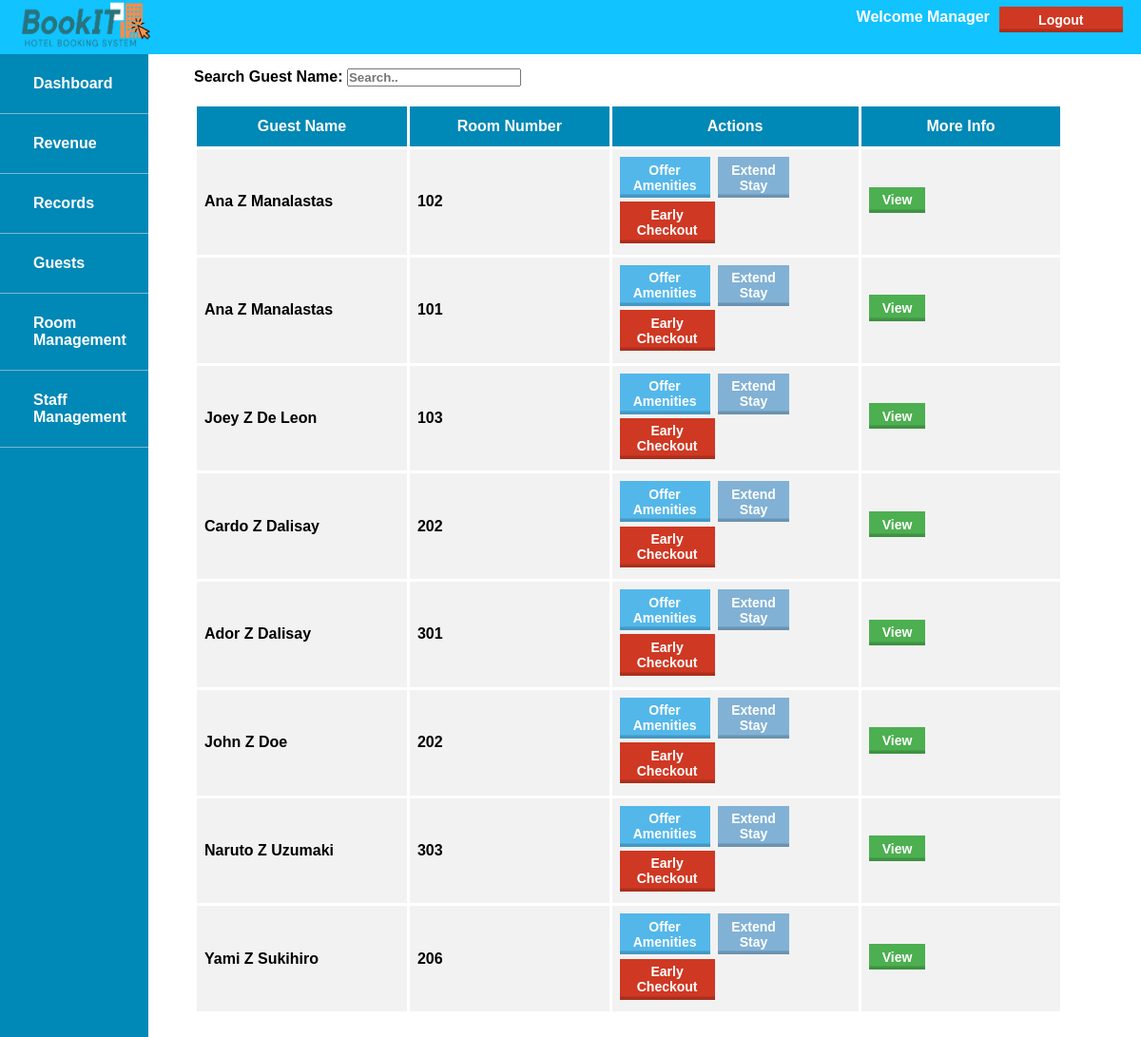
The page /manager_guests.php on the database its author committed.
### tables this page shows
CREATE TABLE schedule(
        sched_id INT NOT NULL AUTO_INCREMENT PRIMARY KEY,
        guest_id INT,  
        room_id INT  
    );

CREATE TABLE Rooms(
        room_id INT NOT NULL AUTO_INCREMENT PRIMARY KEY,
        room_status ENUM('Available', 'Used by guest','Maintenance'),
        roomtype_id INT                                                    
    );

### manager_guests.php (the view, shortened to what this page needs)
<!DOCTYPE html>
<html>
    <head>
        <link rel="stylesheet" href="style.css">
    </head>
    <body>
        <header>
        <div id="header">
        <img src="assets/bookIT_Logo.png">
        <div class="right-float">
                <a>
                    <form method="post" action="#">
                        <button class="Logoutbutton" name="logout">Logout</button>
                    </form>
                </a>
            </div>
            <div class="right-float">
                <p>Welcome Manager</p>
            </div>
        </div>
        </header>
        <nav>
            <ul>
                <li id="logoli"><img src="assets/bookIT_Logo.png"></li>
                <li><a href="manager_dashboard.php">Dashboard</a></li>
                <li><a href="manager_revenue.php">Revenue</a></li>
                <li><a href="manager_records.php">Records</a></li>
                <li><a href="#">Guests</a></li>
                <li><a href="manager_room-mgt.php">Room Management</a></li>
                <li><a href="manager_staff.php">Staff Management</a></li>
            </ul>
        </nav>
        <div id="content">
            <div class="search-container">
                <form action="/action_page.php">
                  <label>Search Guest Name: </label>
                  <input type="text" placeholder="Search.." name="search">
                </form>
            </div>
            <br>
            <table id="Table">
              <tr>
                <th>Guest Name</th>
                <th>Room Number</th>
                <th>Actions</th>
                <th>More Info</th>
              </tr>
            <?php
                include 'connection.php';
                $sql = "SELECT  s.sched_id AS 'SID',
                                    CONCAT(c.fname, ' ', c.MI, ' ', c.lname) AS 'Guest Name',
                                    c.fname as 'fname',
                                    c.MI as 'mname',
                                    c.lname as 'lname',
                                    r.room_id as 'Room Number',
                                    g.guest_id AS 'guest_id',
                                    b.bill_id as 'bill_id',
                                    CURDATE() as 'date'
                    FROM
                            Schedule s, Guests g, Customers c,
                            Rooms r,bill b
                    WHERE
                            s.guest_id = g.guest_id AND
                            g.customer_id = c.customer_id AND
                            s.room_id = r.room_id AND
                            b.guest_id=g.guest_id AND
                            g.guest_status = 'INCOMPLETE'
                    GROUP BY
                            g.guest_id /*I grouped it by guest id because it would be group by roomtype_id if isnt guest_id*/
                    ORDER BY
                            g.date_in;";
                    $display = $conn->query($sql);
                    if($rows = $display != NULL){
                        while($rows = $display->fetch_assoc()){
                            echo
                                "<form action='' method='POST'>
                                <tr><td>". $rows['Guest Name']. "</td>
                                    <td>". $rows['Room Number']. "</td>
                                    <td><button  class='Offerbutton' name='ameneties'>Offer<br>Amenities</a></button>
                                        <button class='Extendbutton' name='extend'>Extend<br>Stay</button>
                                        <input type='submit' class='Checkoutbutton'  name='checkout' value='Early Checkout'></td>
                                    <td><button class= 'Viewbutton'><a href= 'manager_guestview.php?id=".$rows['SID']."'>View</a></button></td></tr>
                                    <input type='hidden' name='Date' value='{$rows['date']}'>
                                    <input type='hidden' name='guest_id' value='{$rows['guest_id']}'>
                                    <input type='hidden' name='bill_id' value='{$rows['bill_id']}'>
                                    <input type='hidden' name='fname' value='{$rows['fname']}'>
                                    <input type='hidden' name='lname' value='{$rows['lname']}'>
                                    <input type='hidden' name='mname' value='{$rows['mname']}'>
                                    </form>";
                            }
                            echo "</table>";
                        }else{
                        echo "No guest checked-in. ";
                        }
                ?>
        </div>
    </body>

### style.css (style rules this page uses)
* { margin: 0; padding: 0; box-sizing: border-box; font-family: 'Montserrat', sans-serif; font-weight: 600; }
#header { padding: 1px 15px; background-color: #11C3FF; color: white; height: 65px; width: 100%; z-index: 999; position: absolute; margin-top: -32px; }
.right-float { float: right; }
.right-float button { margin-top: 1em; }
#header img { height: 65px; width: 145px; }
#header p { margin-top: 1em; padding: 0 10px; }
#content { margin-top: 2%; margin-left: 17%; margin-right: 6.8%; margin-bottom: 2%; padding-top: 4%; }
ul { list-style-type: none; width: 13%; background-color: #0088B6; position: fixed; height: 120%; overflow-x: hidden; margin-top: -36px; z-index: 1; }
#logoli { background-color: #11C3FF; }
li a { padding-top:4px; display: block; color: #fff; padding: 22px 35px; text-decoration: none; font-weight: bold; border-bottom: 1px solid rgba(240, 233, 233, .5); }
#Table { border-collapse: collapse; width: 100%; }
#Table td, #Table th { border: 3px solid #fff; padding: 8px; overflow: hidden; }
#Table tr { background-color: #f2f2f2; }
#Table th { padding-top: 12px; padding-bottom: 12px; text-align: center; background-color: #0088B6; color: white; overflow: hidden; width: 100px; }
button { border: none; color: white; padding:0.4em 1em; text-align: center; text-decoration: none; display: inline-block; font-size: 14px; margin:0 0.3em 0.3em 0; box-shadow:inset 0 -0.6em 0 -0.35em rgba(0,0,0,0.17); font-weight: bold; }
.Logoutbutton { background-color: #CF3823; border: none; color: white; padding:0.4em 1em; text-align: center; text-decoration: none; display: inline-block; font-size: 14px; margin:0 0.3em 0.3em 0; box-shadow:inset 0 -0.6em 0 -0.35em rgba(0,0,0,0.17); font-weight: bold; white-space: normal; -webkit-appearance: none; width: 130px; }
.Offerbutton { background-color: #53B7EA; }
.Extendbutton { background-color: #81B1D5; }
.Checkoutbutton { background-color: #CF3823; border: none; color: white; padding:0.4em 1em; text-align: center; text-decoration: none; display: inline-block; font-size: 14px; margin:0 0.3em 0.3em 0; box-shadow:inset 0 -0.6em 0 -0.35em rgba(0,0,0,0.17); font-weight: bold; white-space: normal; -webkit-appearance: none; width: 100px; }
.Viewbutton { background-color: #4CAF50; }
.Viewbutton a { color:white; text-decoration: none; }

### rows shown on the page
schedule: Guest "Ana Z Manalastas", room.room_id "102"
schedule: Guest "Ana Z Manalastas", room.room_id "101"
schedule: Guest "Joey Z De Leon", room.room_id "103"
schedule: Guest "Cardo Z Dalisay", room.room_id "202"
schedule: Guest "Ador Z Dalisay", room.room_id "301"
schedule: Guest "John Z Doe", room.room_id "202"
schedule: Guest "Naruto Z Uzumaki", room.room_id "303"
schedule: Guest "Yami Z Sukihiro", room.room_id "206"
